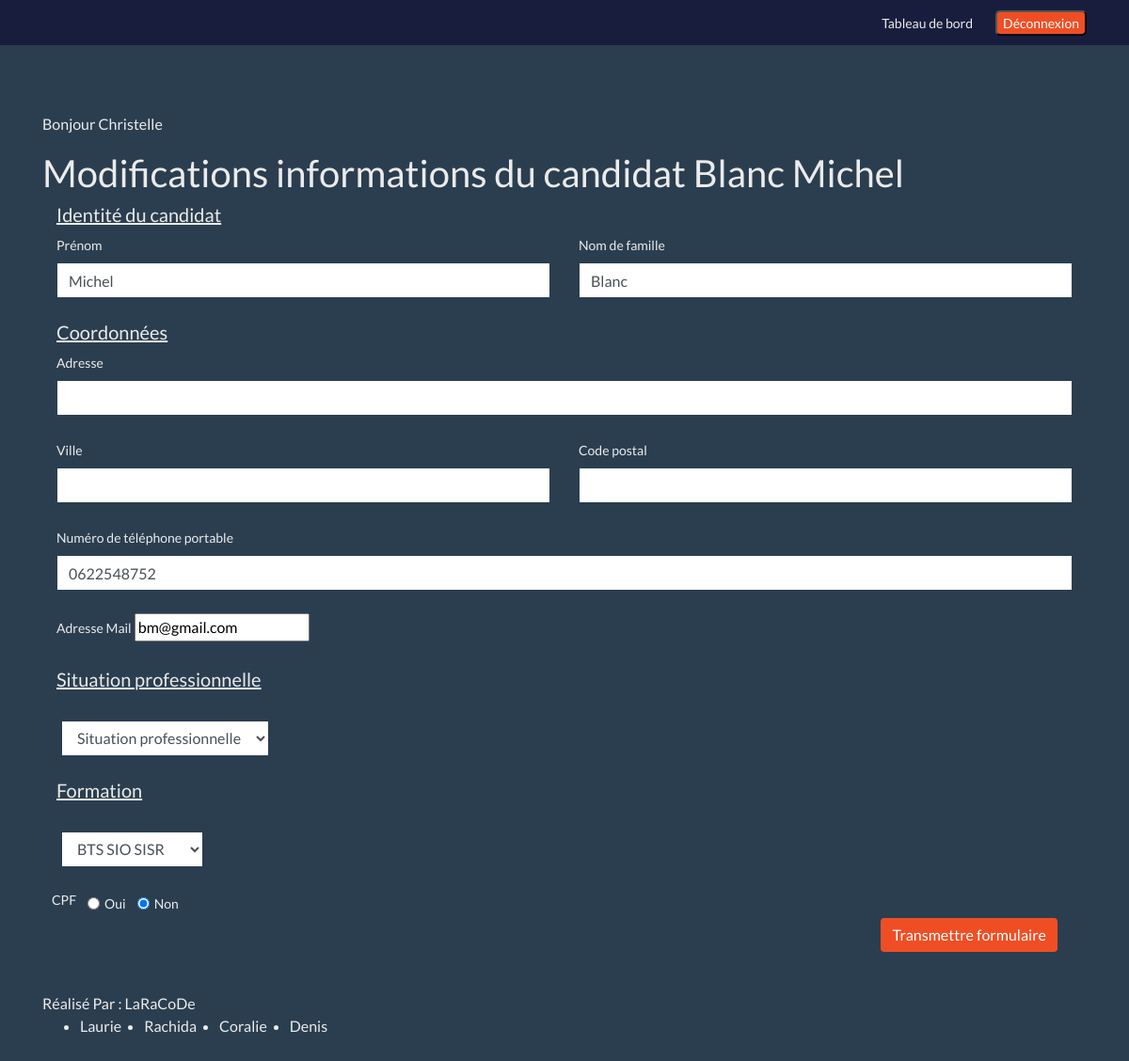
Page /back_office/modifInformation.php?idmod=7 (signed in) on the committed database.
### tables this page shows
CREATE TABLE IF NOT EXISTS `dossier` (
  `Dossier_Id` int NOT NULL AUTO_INCREMENT,
  `Dossier_MotDePasse` varchar(60) NOT NULL COMMENT 'Mot de passe de connexion pour consultation du dossier par le candidat',
  `Dossier_DateCreation` date NOT NULL,
  `Dossier_DateRetourFinanceur` date DEFAULT NULL,
  `Dossier_Transmission` date DEFAULT NULL,
  `Dossier_Report` date DEFAULT NULL,
  `Dossier_Annulation` date DEFAULT NULL,
  `Dossier_Financeur` varchar(60) DEFAULT NULL,
  `Dossier_Parcours_personnalise` tinyint DEFAULT NULL,
  `Dossier_Bilan_Formation` varchar(60) DEFAULT NULL,
  `Dossier_Session` date DEFAULT NULL,
  `Dossier_Formation` enum('BTS SIO SLAM','BTS SIO SISR','BTS GPME','BTS CG','BTS Assurance','BTS MCO','BTS Banque') DEFAULT NULL,
  `Gestionnaire_Id` int DEFAULT NULL,
  `Candidat_Id` int NOT NULL,
  PRIMARY KEY (`Dossier_Id`),
  KEY `Gestionnaire_Id` (`Gestionnaire_Id`),
  KEY `Candidat_Id` (`Candidat_Id`)
);

CREATE TABLE IF NOT EXISTS `contact` (
  `Contact_Id` int NOT NULL AUTO_INCREMENT,
  `Contact_Nom` varchar(60) NOT NULL,
  `Contact_Prenom` varchar(60) NOT NULL,
  `Contact_Tel` int(10) UNSIGNED ZEROFILL NOT NULL,
  `Contact_Email` varchar(60) NOT NULL,
  `Contact_Adresse` varchar(100) DEFAULT NULL,
  `Contact_CodePostal` int(5) UNSIGNED ZEROFILL DEFAULT NULL,
  `Contact_Ville` varchar(60) DEFAULT NULL,
  `Contact_Date` datetime DEFAULT CURRENT_TIMESTAMP,
  PRIMARY KEY (`Contact_Id`),
  UNIQUE KEY `Contact_Email` (`Contact_Email`)
);

### back_office/modifInformation.php (the view, shortened to what this page needs)
<?php
 require('_connect.php');
 if (isset($_GET['idmod'])) {
   $id2 = $_GET['idmod'];
   $reqdossier = $bdd->prepare(
     "SELECT *
   FROM dossier d
   INNER JOIN candidat ca ON d.Candidat_Id=ca.Candidat_Id
   INNER JOIN contact c ON c.Contact_Id=ca.Candidat_Id
   WHERE c.Contact_Id= '$id2'"
   );
   $reqdossier->execute(array($id2));
   $reqdo = $reqdossier->fetch();
 }
 ?>
<!DOCTYPE html>
<html lang="fr">
<head>
  <link rel="stylesheet" href="css/bootstrap.min.css">
  <link rel="stylesheet" href="css/main.css">
</head>
<body>
  <?php require('_header.php'); ?>
  <form action="update.php" method="POST">
    <div class="container">
      <p>Bonjour <?php echo $_SESSION['Prenom']; ?></p>
      <div class="row">
        <div class="col-lg-12">
          <h1>Modifications informations du candidat <?php echo $reqdo['Contact_Nom'] . " " . $reqdo['Contact_Prenom']; ?></h1>
        </div>
      </div>
      <div class="container">
        <h5>Identité du candidat</h5>
        <div class="row mb-4">
          <div class="col">
            <label for="Contact_Prenom">Prénom</label>
            <input type="text" class="form-control" name="Contact_Prenom" value="<?= $reqdo['Contact_Prenom'] ?>">
          </div>
          <div class="col">
            <label for="Contact_Nom">Nom de famille</label>
            <input type="text" class="form-control" name="Contact_Nom" value="<?= $reqdo['Contact_Nom'] ?>">
          </div>
        </div>
        <h5>Coordonnées</h5>
        <div class="row mb-4">
          <div class="col">
            <label for="Contact_Adresse">Adresse</label>
            <input type="text" class="form-control" name="Contact_Adresse" value="<?= $reqdo['Contact_Adresse'] ?>">
          </div>
        </div>
        <div class="row mb-4">
          <div class="col">
            <label for="Contact_Ville">Ville</label>
            <input type="text" class="form-control" name="Contact_Ville" value="<?= $reqdo['Contact_Ville'] ?>">
          </div>
          <div class="col">
            <label for="Contact_CodePostal">Code postal</label>
            <input type="text" class="form-control" name="Contact_CodePostal" value="<?= $reqdo['Contact_CodePostal'] ?>">
          </div>
        </div>
        <div class="row mb-4">
          <div class="col">
            <label for="Contact_Tel">Numéro de téléphone portable</label>
            <input type="text" class="form-control" name="Contact_Tel" value="<?= $reqdo['Contact_Tel'] ?>">
          </div>
        </div>
        <div class="row mb-4">
          <div class="col">
            <label for="Contact_Email">Adresse Mail</label>
            <input type="text" name="Contact_Email" readonly value="<?= $reqdo['Contact_Email'] ?>">
          </div>
        </div>
        <h5>Situation professionnelle</h5>
        <div class="row mb-4">
          <div class="form-check ">
            <select name="Candidat_Situation_Pro" id=Candidat_Situation_Pro class="form-control">
              <option value="" disabled selected>Situation professionnelle</option>
            </select>
          </div>
        </div>
        <h5>Formation</h5>
        <div class="row mb-4">
          <div class="form-check ">
            <select name="Dossier_Formation" id=Dossier_Formation class="form-control">
              <?php foreach (['BTS SIO SLAM', 'BTS SIO SISR', 'BTS GPME', 'BTS CG', 'BTS Assurance', 'BTS MCO', 'BTS banque'] as $diplome) : ?>
                <?php $selected = $reqdo['Dossier_Formation'] == $diplome ? "selected" : ""; ?>
                <option <?= $selected ?> value="<?= $diplome ?>"><?= $diplome ?></option>
              <?php endforeach; ?>
            </select>
          </div>
        </div>
        <div class="form-row">
          <label class="form-check form-check-inline">CPF</label>
          <div class="form-check form-check-inline">
            <?php
             $chek0 = "";
             $chek1 = "";
             if ($reqdo['Candidat_CPF'] == 1) {
               $chek1 = 'checked';
             } else {
               $chek0 = 'checked';
             }
             ?>
            <input class="form-check-input" type="radio" <?= $chek1 ?> name="Candidat_CPF" id="inlineRadio1" value="1" />
            <label class="form-check-label" for="inlineRadio1">Oui</label>
          </div>
          <div class="form-check form-check-inline">
            <input class="form-check-input" type="radio" <?= $chek0 ?> name="Candidat_CPF" id="inlineRadio1" value="0" />
            <label class="form-check-label" for="inlineRadio1">Non</label>
          </div>
        </div>
        <div class="col">
          <input type="submit" class="form-control" name="envoyer" value="Transmettre formulaire" id="submit2">
        </div>
      </div>
    </div>
  </form>
  <?php require('_footer.php'); ?>
</body>
</html>

### back_office/css/main.css (style rules this page uses)
body { padding-top: 120px; }
#submit2 { float: right; background-color: #ef4e24; color: white; width: auto; border-radius: 5px; }
h5 { text-decoration: underline; }

### rows in the picture
dossier: contact.Contact_Nom "Blanc", contact.Contact_Prenom "Michel", Contact_Prenom "Michel", Contact_Nom "Blanc", Contact_Tel "0622548752", Contact_Email "bm@gmail.com"

### other values in the picture
$_SESSION['Prenom'] "Christelle"
form field Dossier_Formation "BTS SIO SISR"
